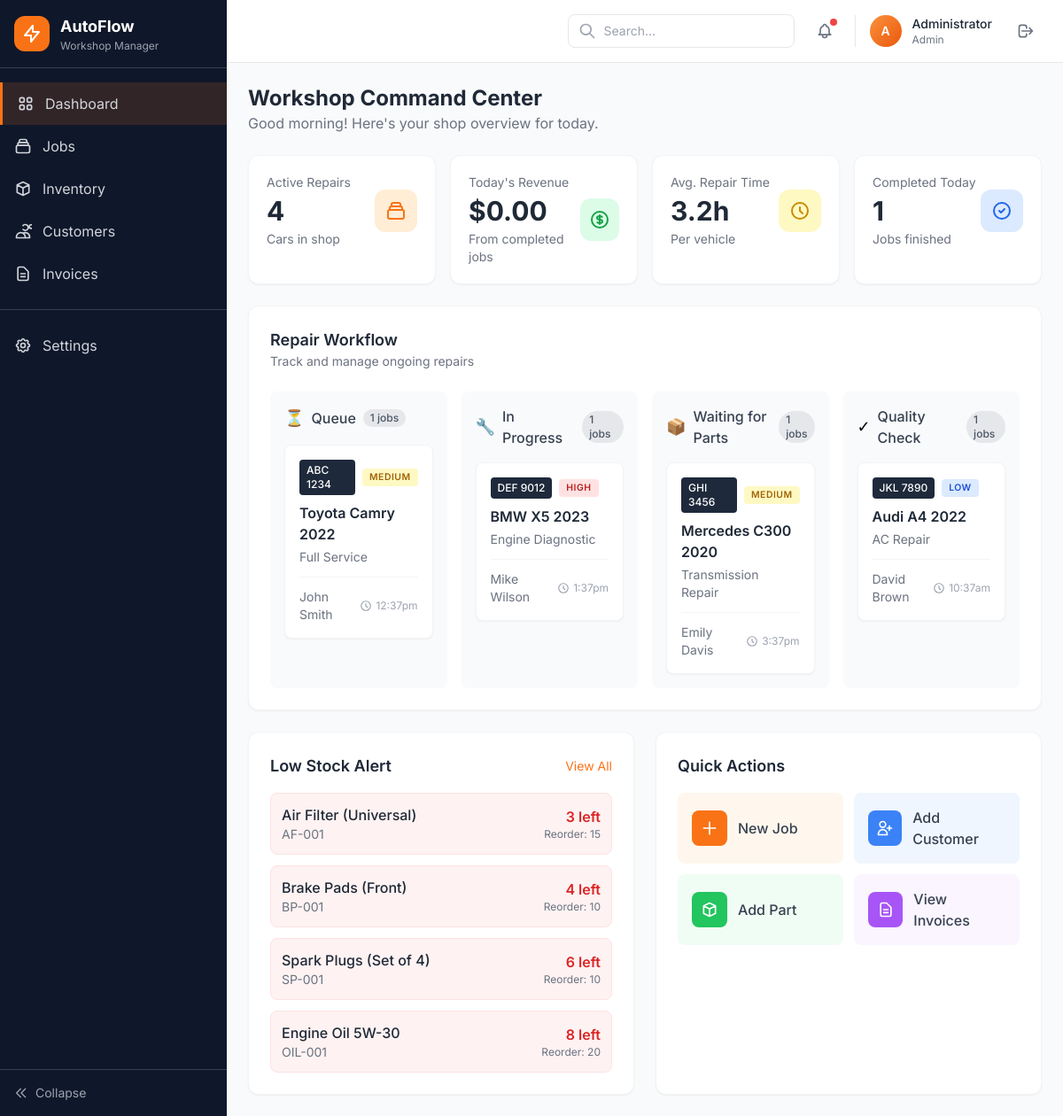
/public/admin/dashboard (signed in), run on the app's committed database.
### tables this page shows
CREATE TABLE IF NOT EXISTS jobs (
    id INT AUTO_INCREMENT PRIMARY KEY,
    customer_id INT NOT NULL,
    license_plate VARCHAR(20) NOT NULL,
    car_model VARCHAR(100) NOT NULL,
    car_year INT,
    vin VARCHAR(50),
    description TEXT,
    status ENUM('Queue', 'In Progress', 'Waiting for Parts', 'Quality Check', 'Ready', 'Completed') NOT NULL DEFAULT 'Queue',
    priority ENUM('Low', 'Medium', 'High') NOT NULL DEFAULT 'Medium',
    estimated_completion DATETIME,
    created_at TIMESTAMP DEFAULT CURRENT_TIMESTAMP,
    updated_at TIMESTAMP DEFAULT CURRENT_TIMESTAMP ON UPDATE CURRENT_TIMESTAMP,
    FOREIGN KEY (customer_id) REFERENCES customers(id) ON DELETE CASCADE
);

CREATE TABLE IF NOT EXISTS customers (
    id INT AUTO_INCREMENT PRIMARY KEY,
    name VARCHAR(100) NOT NULL,
    phone VARCHAR(20),
    email VARCHAR(100),
    address TEXT,
    created_at TIMESTAMP DEFAULT CURRENT_TIMESTAMP,
    updated_at TIMESTAMP DEFAULT CURRENT_TIMESTAMP ON UPDATE CURRENT_TIMESTAMP
);

CREATE TABLE IF NOT EXISTS inventory (
    id INT AUTO_INCREMENT PRIMARY KEY,
    part_name VARCHAR(150) NOT NULL,
    sku VARCHAR(50) NOT NULL UNIQUE,
    category VARCHAR(50) NOT NULL,
    description TEXT,
    stock_level INT NOT NULL DEFAULT 0,
    unit_price DECIMAL(10, 2) NOT NULL DEFAULT 0.00,
    reorder_point INT NOT NULL DEFAULT 10,
    created_at TIMESTAMP DEFAULT CURRENT_TIMESTAMP,
    updated_at TIMESTAMP DEFAULT CURRENT_TIMESTAMP ON UPDATE CURRENT_TIMESTAMP
);

### views/admin/dashboard.php (the view, shortened to what the rows shown need)
<div class="space-y-6">
    <div>
        <h1 class="text-2xl font-bold text-gray-800">Workshop Command Center</h1>
    </div>
    <div class="bg-white rounded-xl shadow-sm border border-gray-100 p-6">
        <div class="mb-6">
            <h2 class="text-lg font-semibold text-gray-800">Repair Workflow</h2>
        </div>
        <div class="grid grid-cols-1 md:grid-cols-2 lg:grid-cols-4 gap-4">
            <?php
            $workflowColumns = [
                'Queue' => ['icon' => '⏳', 'color' => 'gray'],
                'In Progress' => ['icon' => '🔧', 'color' => 'yellow'],
                'Waiting for Parts' => ['icon' => '📦', 'color' => 'orange'],
                'Quality Check' => ['icon' => '✓', 'color' => 'green']
            ];
            foreach ($workflowColumns as $status => $config):
                $jobs = $workflowJobs[$status] ?? [];
            ?>
                <div class="bg-gray-50 rounded-lg p-4">
                    <div class="flex items-center gap-2 mb-4">
                        <span class="text-lg"><?= $config['icon'] ?></span>
                        <h3 class="font-medium text-gray-700"><?= $status ?></h3>
                        <span class="bg-gray-200 text-gray-600 text-xs font-medium px-2 py-0.5 rounded-full"><?= count($jobs) ?> jobs</span>
                    </div>
                    <div class="space-y-3">
                        <?php foreach ($jobs as $job):
                            $priorityColors = [
                                'Low' => 'bg-blue-100 text-blue-700',
                                'Medium' => 'bg-yellow-100 text-yellow-700',
                                'High' => 'bg-red-100 text-red-700'
                            ];
                        ?>
                            <a href="/car1/public/admin/jobs/<?= $job['id'] ?>" class="block bg-white rounded-lg p-4 shadow-sm border border-gray-100 hover:shadow-md transition-shadow">
                                <div class="flex items-center gap-2 mb-2">
                                    <span class="bg-slate-800 text-white text-xs font-medium px-2 py-1 rounded"><?= htmlspecialchars($job['license_plate']) ?></span>
                                    <span class="status-badge <?= $priorityColors[$job['priority']] ?? 'bg-gray-100 text-gray-700' ?>"><?= $job['priority'] ?></span>
                                </div>
                                <h4 class="font-semibold text-gray-800"><?= htmlspecialchars($job['car_model']) ?><?= $job['car_year'] ? ' ' . $job['car_year'] : '' ?></h4>
                                <p class="text-sm text-gray-500 mt-1"><?= htmlspecialchars($job['description'] ?: 'General Service') ?></p>
                                <div class="flex items-center justify-between mt-3 pt-3 border-t border-gray-100">
                                    <span class="text-sm text-gray-500"><?= htmlspecialchars($job['customer_name']) ?></span>
                                    <?php if ($job['estimated_completion']): ?>
                                        <div class="flex items-center gap-1 text-xs text-gray-400">
                                            <svg class="w-3.5 h-3.5" fill="none" stroke="currentColor" viewBox="0 0 24 24">
                                                <path stroke-linecap="round" stroke-linejoin="round" stroke-width="2" d="M12 8v4l3 3m6-3a9 9 0 11-18 0 9 9 0 0118 0z" />
                                            </svg>
                                            <?= date('g:ia', strtotime($job['estimated_completion'])) ?>
                                        </div>
                                    <?php endif; ?>
                                </div>
                            </a>
                        <?php endforeach; ?>
                    </div>
                </div>
            <?php endforeach; ?>
        </div>
    </div>
    <div class="grid grid-cols-1 lg:grid-cols-2 gap-6">
        <?php if (!empty($lowStockItems)): ?>
            <div class="bg-white rounded-xl shadow-sm border border-gray-100 p-6">
                <div class="flex items-center justify-between mb-4">
                    <h2 class="text-lg font-semibold text-gray-800">Low Stock Alert</h2>
                </div>
                <div class="space-y-3">
                    <?php foreach (array_slice($lowStockItems, 0, 5) as $item): ?>
                        <div class="flex items-center justify-between p-3 bg-red-50 rounded-lg border border-red-100">
                            <div>
                                <p class="font-medium text-gray-800"><?= htmlspecialchars($item['part_name']) ?></p>
                                <p class="text-sm text-gray-500"><?= htmlspecialchars($item['sku']) ?></p>
                            </div>
                            <div class="text-right">
                                <p class="font-semibold text-red-600"><?= $item['stock_level'] ?> left</p>
                                <p class="text-xs text-gray-500">Reorder: <?= $item['reorder_point'] ?></p>
                            </div>
                        </div>
                    <?php endforeach; ?>
                </div>
            </div>
        <?php endif; ?>
        <div class="bg-white rounded-xl shadow-sm border border-gray-100 p-6">
            <h2 class="text-lg font-semibold text-gray-800 mb-4">Quick Actions</h2>
        </div>
    </div>
</div>

### data on the page
jobs: license_plate "ABC 1234", priority "MEDIUM", car_model "Toyota Camry", car_year "2022", description "Full Service", customer.name "John Smith", estimated_completion "12:37pm"
jobs: license_plate "DEF 9012", priority "HIGH", car_model "BMW X5", car_year "2023", description "Engine Diagnostic", customer.name "Mike Wilson", estimated_completion "1:37pm"
jobs: license_plate "GHI 3456", priority "MEDIUM", car_model "Mercedes C300", car_year "2020", description "Transmission Repair", customer.name "Emily Davis", estimated_completion "3:37pm"
jobs: license_plate "JKL 7890", priority "LOW", car_model "Audi A4", car_year "2022", description "AC Repair", customer.name "David Brown", estimated_completion "10:37am"
inventory: part_name "Air Filter (Universal)", sku "AF-001", stock_level "3", reorder_point "15"
inventory: part_name "Brake Pads (Front)", sku "BP-001", stock_level "4", reorder_point "10"
inventory: part_name "Spark Plugs (Set of 4)", sku "SP-001", stock_level "6", reorder_point "10"
inventory: part_name "Engine Oil 5W-30", sku "OIL-001", stock_level "8", reorder_point "20"

### other printed values
substr($user['name'] ?? 'U', 0, 1) "A"
$user['name'] "Administrator"
$user['role'] "Admin"
$jobStats['active_jobs'] "4"
$todayRevenue "0.00"
$jobStats['completed_today'] "1"
$config['icon'] "⏳"
$status "Queue"
count($jobs) "1"
$config['icon'] "🔧"
$status "In Progress"
$config['icon'] "📦"
$status "Waiting for Parts"
$config['icon'] "✓"
$status "Quality Check"
